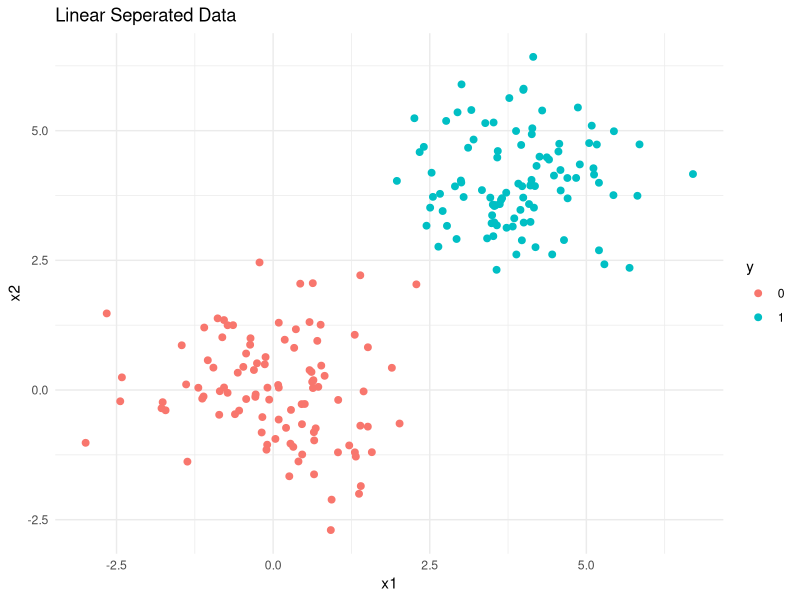
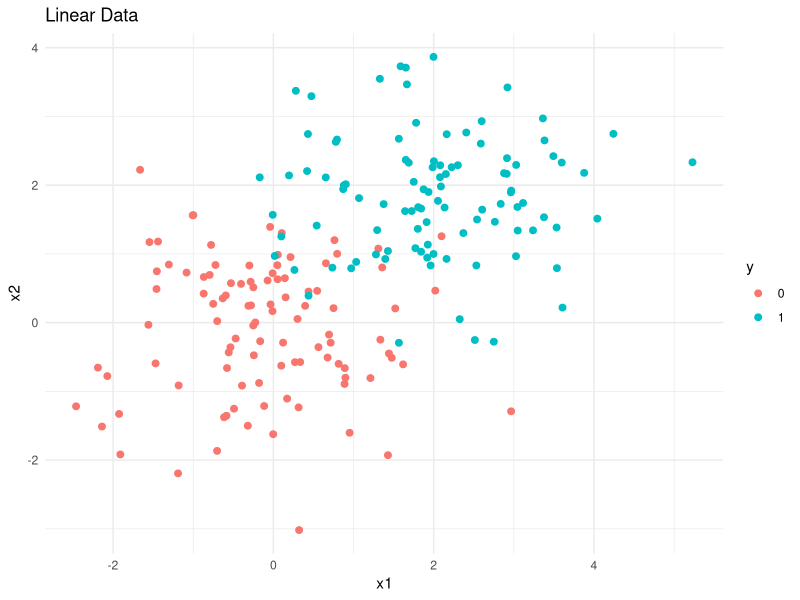
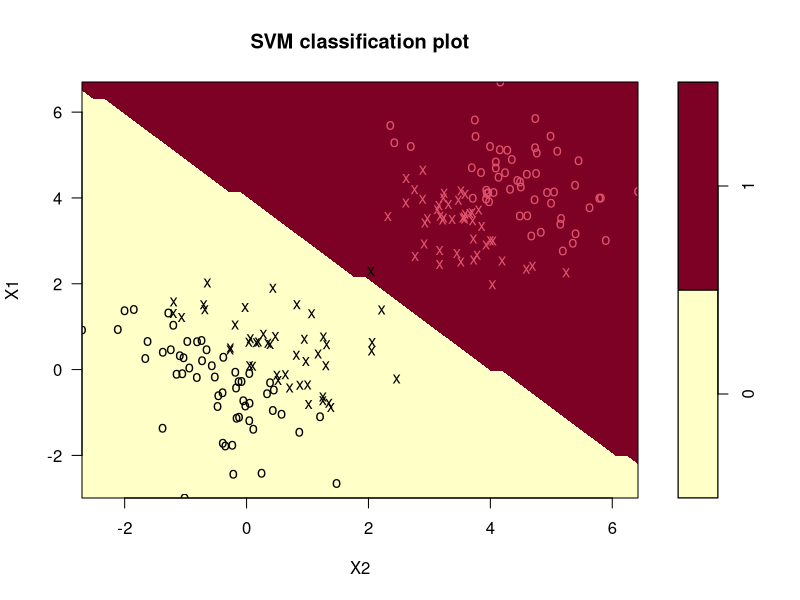
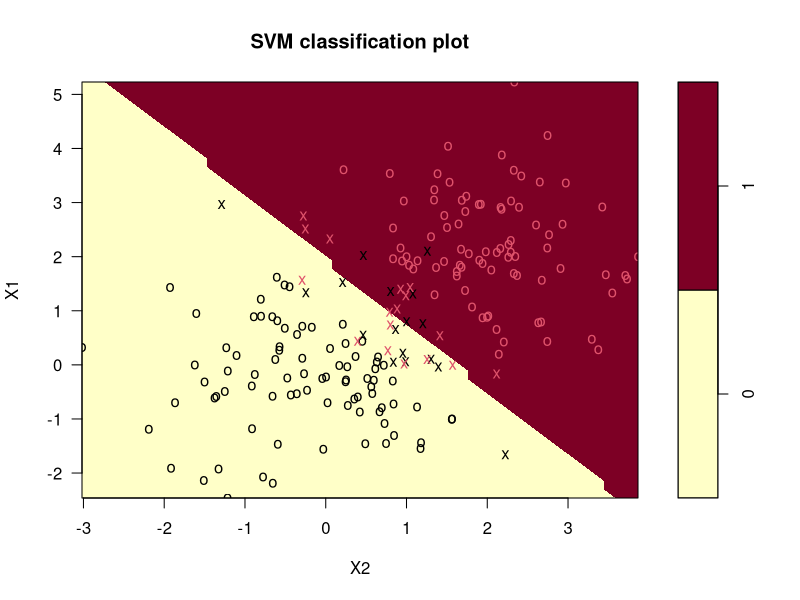
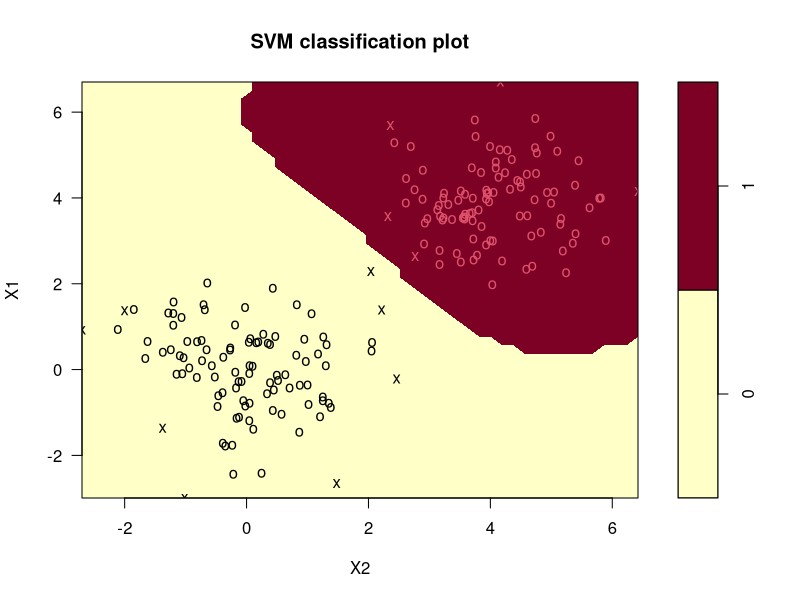
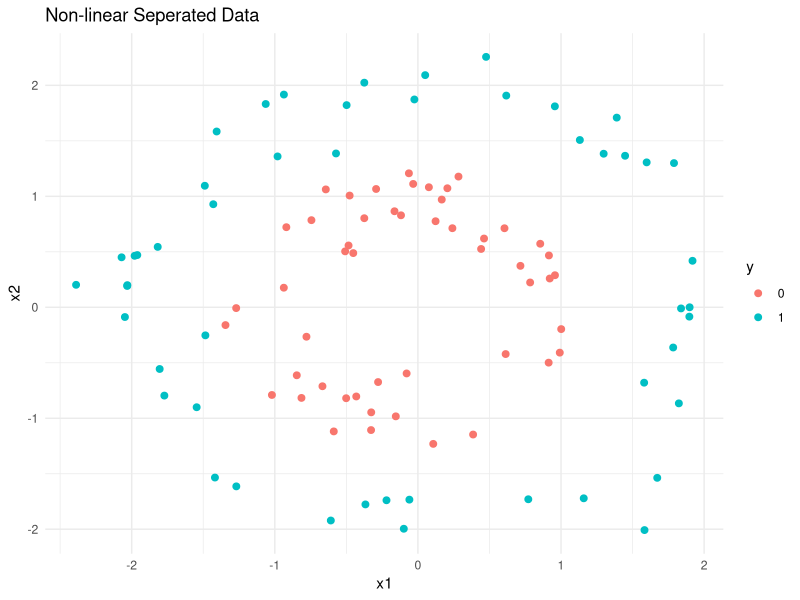
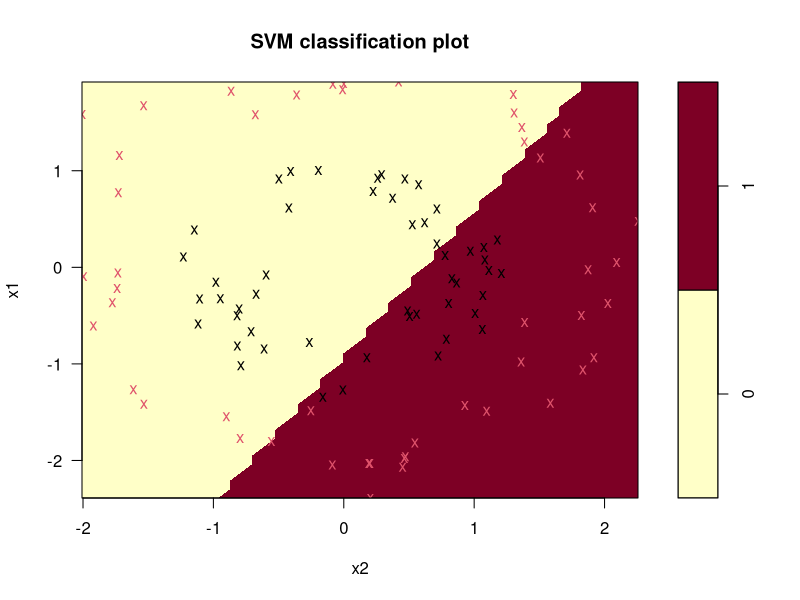
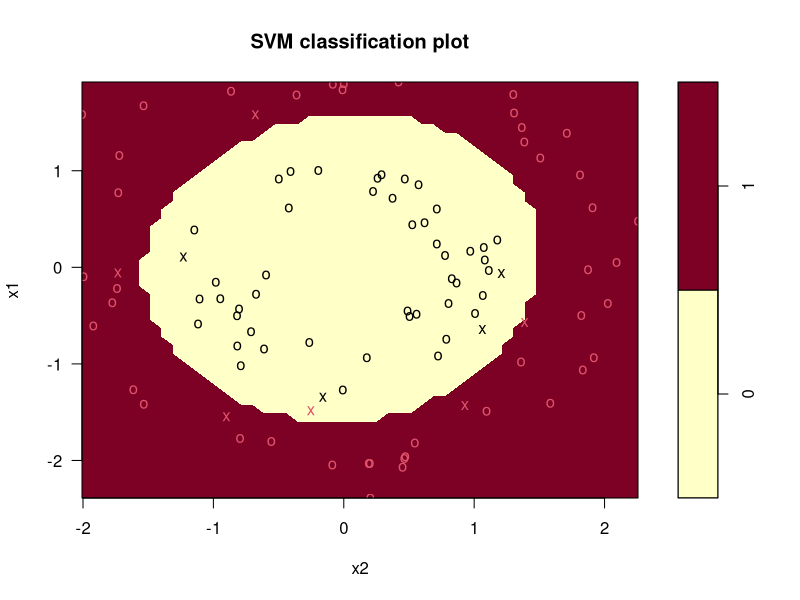

Generate these figures, in order, with R:
library(e1071)
library(ggplot2)

##############################################################################
########################### lineare Daten ####################################
##############################################################################

# Funktion zum Generieren von Daten
generate_linear_data <- function(n, p, mean1, mean2, sd1, sd2) {
  X <- data.frame(matrix(nrow = n, ncol = p))
  y <- as.factor(c(rep(0, n/2), rep(1, n/2)))
  
  for (i in 1:p) {
    X[,i] <- c(rnorm(n/2, mean = mean1, sd = sd1), rnorm(n/2, mean = mean2, sd = sd2))
  }
  
  cbind(y, X)
}

#generiere lineare Daten
set.seed(42)
linear_data_sep <- generate_linear_data(200, 2, 0, 4, 1, 1)

linear_data_nonsep <- generate_linear_data(200, 2, 0, 2, 1, 1)

#plotte ersten beiden Variablen

ggplot(linear_data_sep, aes(x = X1, y = X2, color = y)) +
  geom_point(size = 2) +
  labs(title = "Linear Seperated Data", x = "x1", y = "x2") +
  theme_minimal()

ggplot(linear_data_nonsep, aes(x = X1, y = X2, color = y)) +
  geom_point(size = 2) +
  labs(title = "Linear Data", x = "x1", y = "x2") +
  theme_minimal()

#Hyperparameter tunen
tune_linear_sep <- tune(svm,
                    y ~ .,
                    data = linear_data_sep,
                    kernel = "linear",
                    ranges = list(cost = c(0.001, 0.01, 0.1, 1, 5, 10, 100)))

tune_linear_nonsep <- tune(svm,
                        y ~ .,
                        data = linear_data_nonsep,
                        kernel = "linear",
                        ranges = list(cost = c(0.001, 0.01, 0.1, 1, 5, 10, 100)))

tune_radial_sep <- tune(svm,
                          y ~ .,
                          data = linear_data_sep,
                          kernel = "radial",
                          ranges = list(cost = c(0.001, 0.01, 0.1, 1, 5, 10, 100),
                                        gamma = c(0.001, 0.01, 0.1, 1, 5, 10, 100)))

#bestes model finden
summary(tune_linear_sep)
tune_linear_sep$best.parameters

summary(tune_linear_nonsep)
tune_linear_nonsep$best.parameters

summary(tune_radial_sep)
tune_radial_sep$best.parameters

#bestes Model erstellen
model1 <- svm(y ~., data = linear_data_sep, kernel = "linear", cost = tune_linear_sep$best.parameters$cost)

model2 <- svm(y ~., data = linear_data_nonsep, kernel = "linear", cost = tune_linear_nonsep$best.parameters$cost)

model3 <- svm(y ~., data = linear_data_sep, kernel = "radial", cost = tune_radial_sep$best.parameters$cost, gamma = tune_radial_sep$best.parameters$gamma)

#Model plotten
plot(model1, linear_data_sep)

plot(model2, linear_data_nonsep)

plot(model3, linear_data_sep)

#Anzahl der Support Vectors
summary(model1)

summary(model2)

summary(model3)

#Testdaten kreieren
linear_testdata_sep <- generate_linear_data(200, 2, 0, 4, 1, 1)
linear_testdata_nonsep <- generate_linear_data(200, 2, 0, 2, 1, 1)

# predictions auf Testdaten
prediction_linear_sep <- predict(model1, linear_testdata_sep)
prediction_linear_nonsep <- predict(model2, linear_testdata_nonsep)
prediction_radial_sep <- predict(model3, linear_testdata_sep)

# Accuracy
confusion_matrix_linear_sep <- table(prediction_linear_sep, linear_testdata_sep$y)
sum(diag(confusion_matrix_linear_sep))/sum(confusion_matrix_linear_sep)

confusion_matrix_linear_nonsep <- table(prediction_linear_nonsep, linear_testdata_nonsep$y)
sum(diag(confusion_matrix_linear_nonsep))/sum(confusion_matrix_linear_nonsep)

confusion_matrix_radial_sep <- table(prediction_radial_sep, linear_testdata_sep$y)
sum(diag(confusion_matrix_radial_sep))/sum(confusion_matrix_radial_sep)

##############################################################################
####################### nichtlineare Daten, für Radial #######################
##############################################################################

# Funktion zur Erzeugung des Datensatzes
generate_nonlinear_separable_data <- function(n, p) {
  theta <- runif(n, 0, 2 * pi)
  r1 <- 1 + 0.2 * rnorm(n / 2)
  r2 <- 2 + 0.2 * rnorm(n / 2)
  
  X <- data.frame(matrix(nrow = n, ncol = p))
  
  for (i in 1:p) {
    if (i %% 2 != 0) {
      X[,i] <- c(r1 * cos(theta[1:(n / 2)]), r2 * cos(theta[(n / 2 + 1):n]))
    } else {
      X[,i] <- c(r1 * sin(theta[1:(n / 2)]), r2 * sin(theta[(n / 2 + 1):n]))
    }
    colnames(X)[i] <- paste0('x', i)
  }
  
  y <- as.factor(c(rep(0, n / 2), rep(1, n / 2)))
  
  cbind(y, X)
}

# kreiere Datensatz
set.seed(24)
data <- generate_nonlinear_separable_data(100, 2)
testdata <- generate_nonlinear_separable_data(100, 2)

# Plotte die ersten beiden Variablen
ggplot(data, aes(x = x1, y = x2, color = y)) +
  geom_point(size = 2) +
  labs(title = "Non-linear Seperated Data", x = "x1", y = "x2") +
  theme_minimal()

#hyperparameter tuning
tune_linear <- tune(svm,
                    y ~ .,
                    data = data,
                    kernel = "linear",
                    ranges = list(cost = c(0.001, 0.01, 0.1, 1, 5, 10, 100)))
tune_radial <- tune(
  svm,
  y ~ .,
  data = data,
  kernel = "radial",
  ranges = list(
    cost = c(0.001, 0.01, 0.1, 1, 5, 10, 100),
    gamma = c(0.001, 0.01, 0.1, 1, 5, 10, 100)
  )
)

#bestes model finden
summary(tune_linear)
tune_linear$best.parameters
summary(tune_radial)
tune_radial$best.parameters

# Modelle mit besten Parametern erstellen
model_linear <-
  svm(
    y ~ .,
    data = data,
    kernel = "linear",
    cost = tune_linear$best.parameters$cost
  )
model_radial <-
  svm(
    y ~ .,
    data = data,
    kernel = "radial",
    cost = tune_radial$best.parameters$cost,
    gamma = tune_radial$best.parameters$gamma
  )

# Model plotten
plot(model_linear, data)
plot(model_radial, data)

# Anzahl Support Vektoren
summary(model_linear)
summary(model_radial)

# auf Testdaten anwenden
prediction_linear <- predict(model_linear, testdata)
prediction_radial <- predict(model_radial, testdata)

# Accuracy
confusion_matrix_linear <- table(prediction_linear, testdata$y)
sum(diag(confusion_matrix_linear))/sum(confusion_matrix_linear)

confusion_matrix_radial <- table(prediction_radial, testdata$y)
sum(diag(confusion_matrix_radial))/sum(confusion_matrix_radial)
